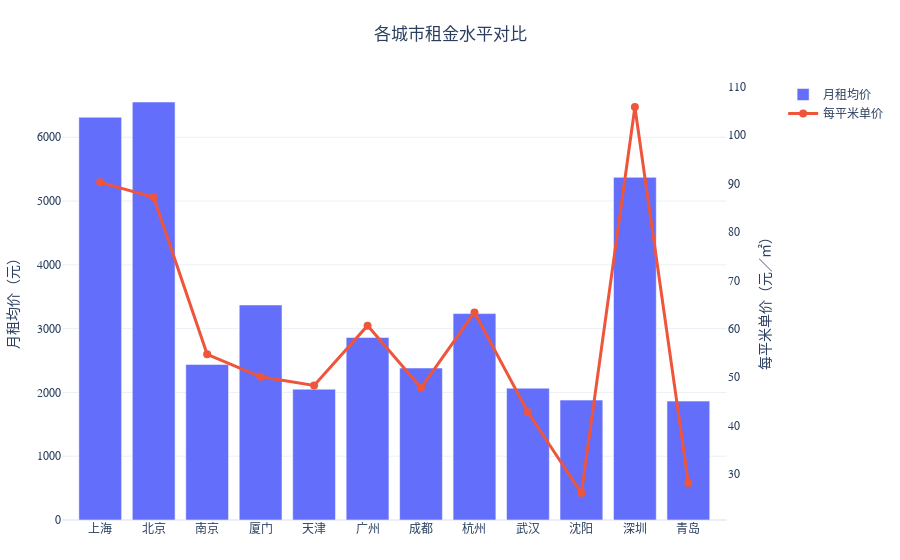

This figure's notebook cell:
### Code cell
viz = RentalDataVisualizer(df_clean)

fig1 = viz.plot_city_comparison()
fig1.show()

### Figure 1 — Plotly figure (JSON) as saved in the notebook; plotly's stock layout.template omitted (floating-point values rounded to 4 significant figures)
{"data": [{"marker": {"color": "#636EFA"}, "name": "月租均价", "x": ["上海", "北京", "南京", "厦门", "天津", "广州", "成都", "杭州", "武汉", "沈阳", "深圳", "青岛"], "y": [6314.0, 6553.0, 2439.0, 3371.0, 2051.0, 2862.0, 2382.0, 3236.0, 2067.0, 1880.0, 5372.0, 1864.0], "type": "bar", "xaxis": "x", "yaxis": "y"}, {"line": {"color": "#EF553B", "width": 3}, "marker": {"size": 8}, "mode": "lines+markers", "name": "每平米单价", "x": ["上海", "北京", "南京", "厦门", "天津", "广州", "成都", "杭州", "武汉", "沈阳", "深圳", "青岛"], "y": [90.25, 87.18, 54.7, 50.05, 48.28, 60.63, 47.78, 63.37, 42.74, 26.04, 105.8, 28.1], "type": "scatter", "xaxis": "x", "yaxis": "y2"}], "layout": {"xaxis": {"anchor": "y", "domain": [0.0, 0.94]}, "yaxis": {"anchor": "x", "domain": [0.0, 1.0], "title": {"text": "月租均价（元）"}}, "yaxis2": {"anchor": "x", "overlaying": "y", "side": "right", "title": {"text": "每平米单价（元／㎡）"}, "showgrid": false}, "title": {"text": "各城市租金水平对比", "x": 0.5, "y": 0.95, "xanchor": "center", "yanchor": "top"}, "font": {"family": "Microsoft YaHei", "size": 12}, "margin": {"l": 40, "r": 40, "t": 80, "b": 40}, "showlegend": true}}
